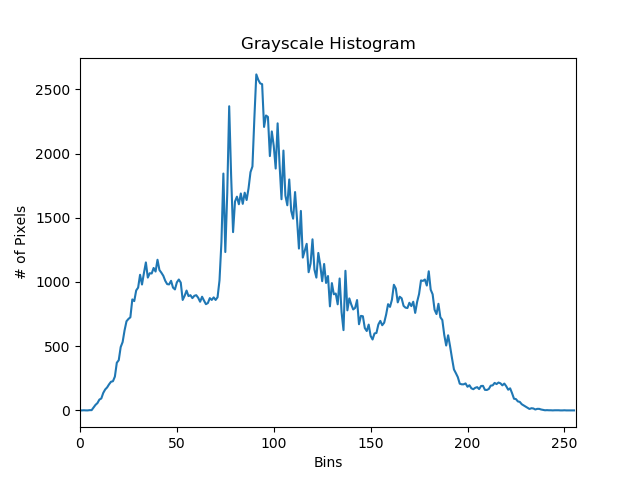

Here is the Python script that generated this plot:
import matplotlib.pyplot as plt
import argparse
import cv2

ap = argparse.ArgumentParser()
ap.add_argument('-i', '--image', required=True, help='path to the image')
args = vars(ap.parse_args())

image = cv2.imread(args['image'])
image = cv2.cvtColor(image, cv2.COLOR_BGR2GRAY)
cv2.imshow('Original', image)

hist = cv2.calcHist([image], [0], None, [256], [0, 256])  # notice [image] not image

plt.title('Grayscale Histogram')
plt.xlabel('Bins')
plt.ylabel('# of Pixels')
plt.plot(hist)
plt.xlim([0, 256])
plt.show()
cv2.waitKey()
